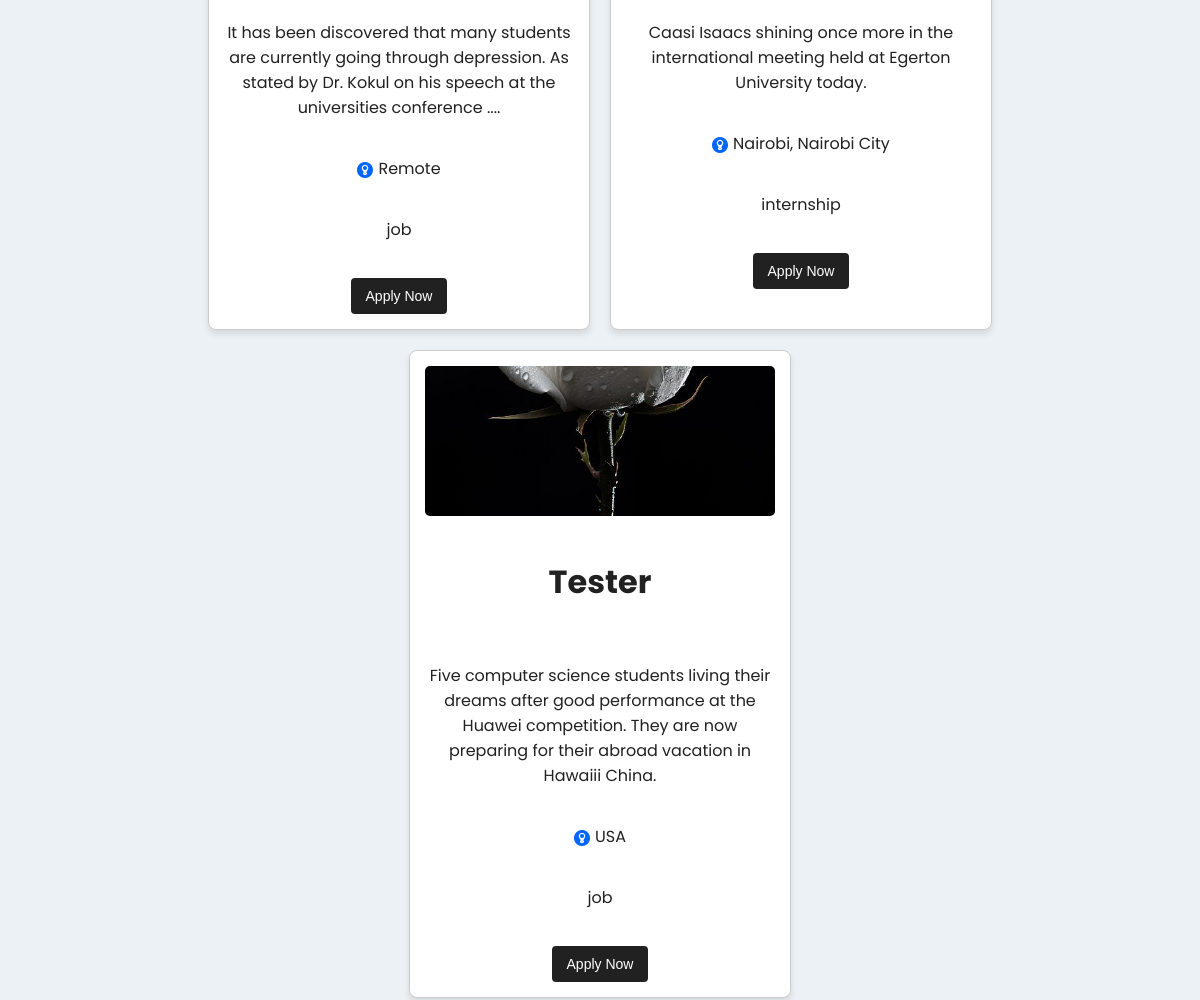
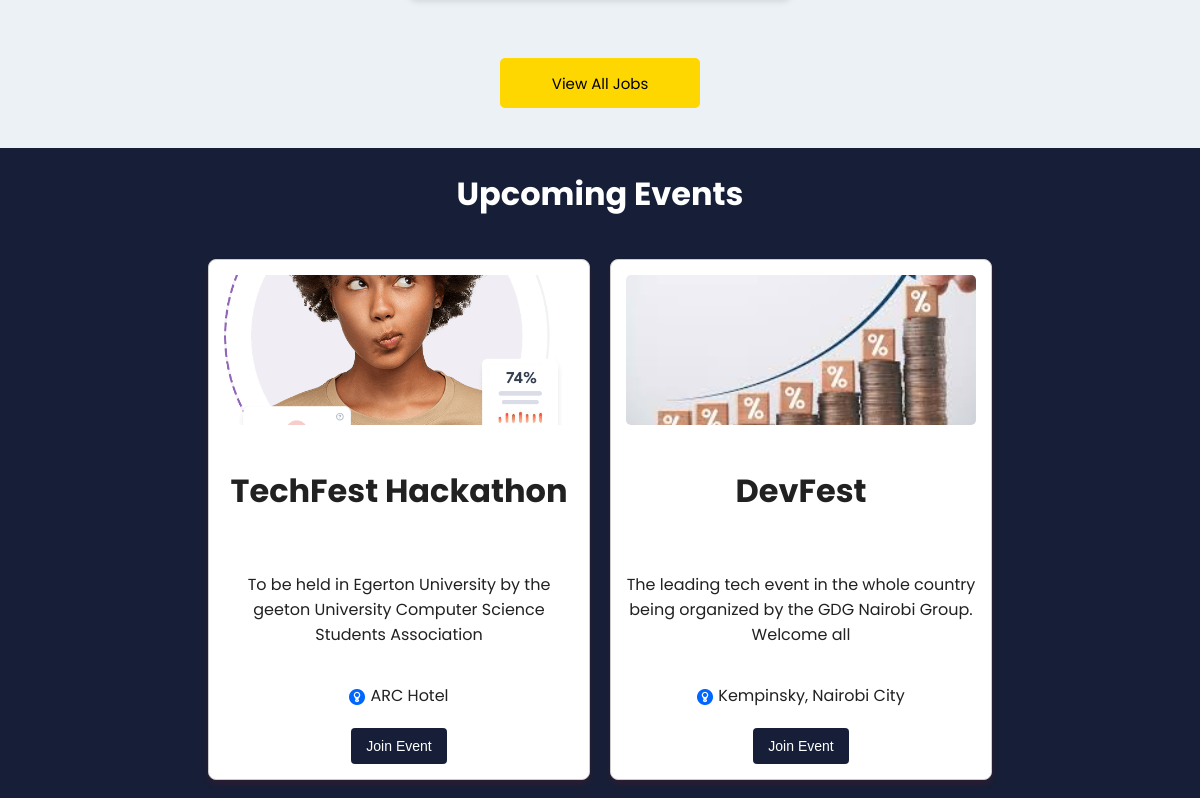
Before: / (middle part) with the older database file (2 pictures, top to bottom).
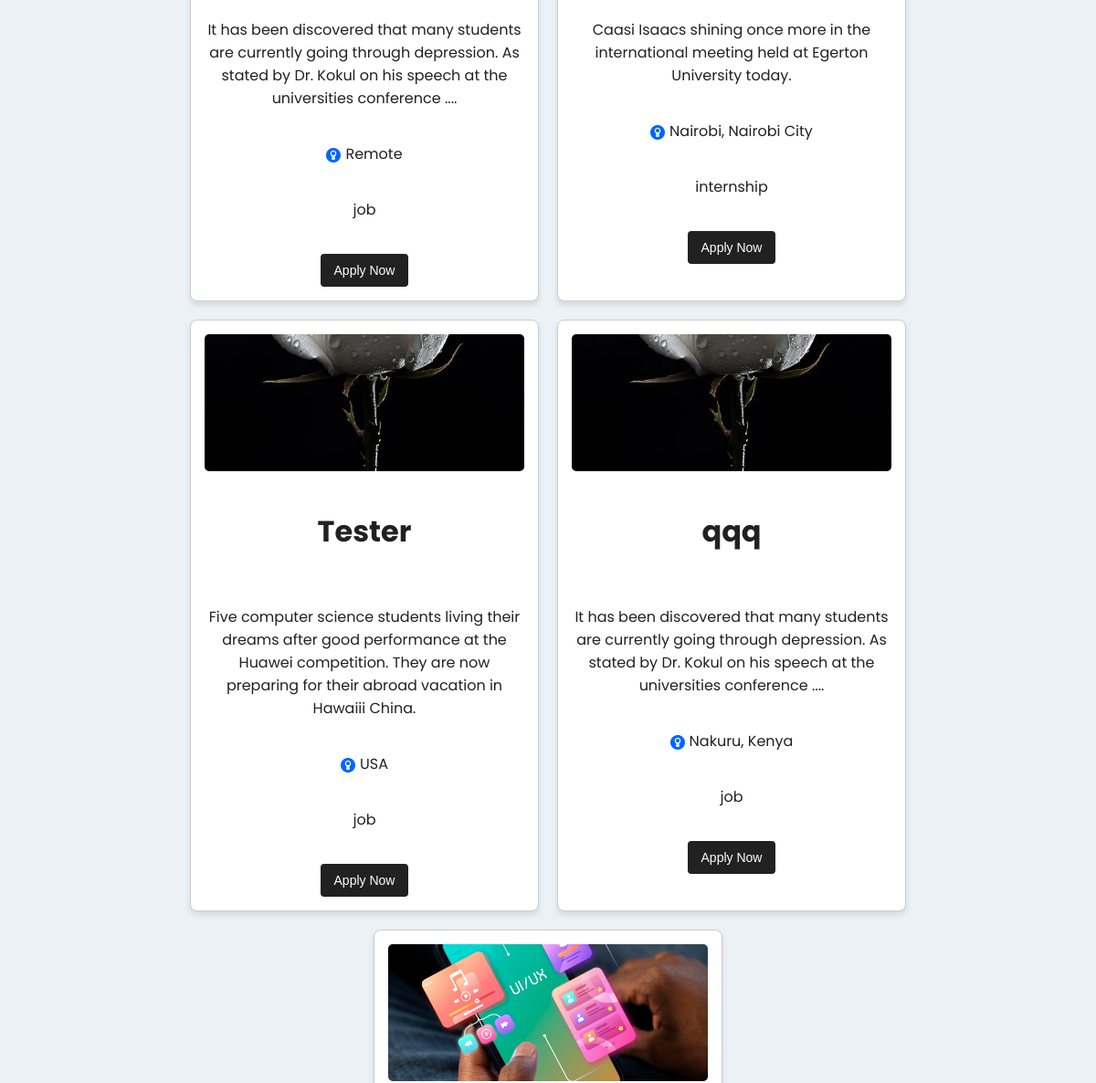
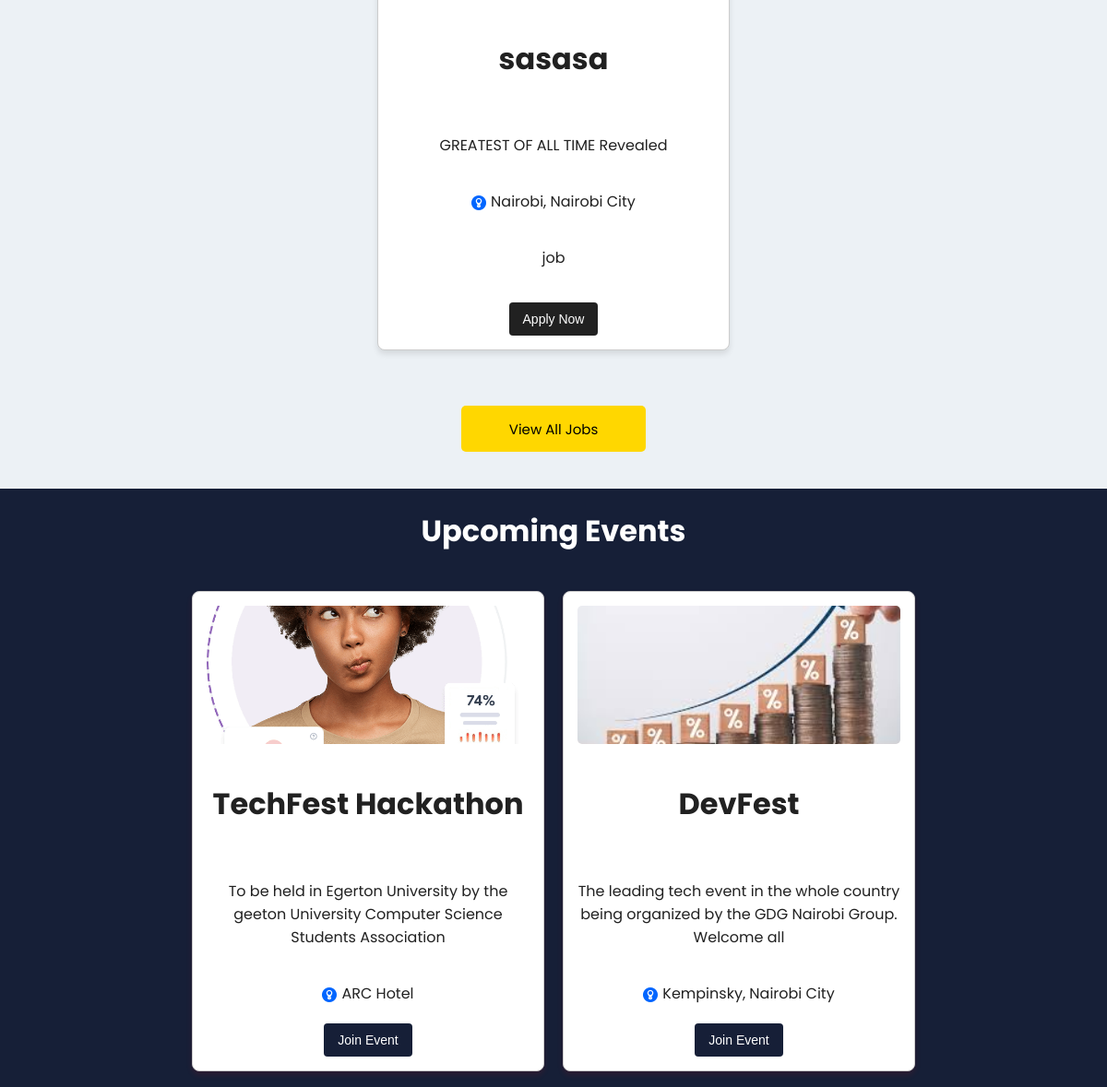
After: the same page with the newer database file (2 pictures, top to bottom).
### website/models.py (models this page shows)
class Jobs(db.Model):
    id = db.Column(db.Integer, primary_key = True)
    title = db.Column(db.String(100) , nullable = False)
    body = db.Column(db.String(1000) , nullable = False)
    location = db.Column(db.String(50) , nullable = False)
    job_type = db.Column(db.String(100) , nullable = False)
    link = db.Column(db.String(100) , nullable = False)
    image = db.Column(db.String(1000) , nullable = False)

class Events(db.Model):
    id = db.Column(db.Integer, primary_key = True)
    title = db.Column(db.String(100) , nullable = False)
    body = db.Column(db.String(1000) , nullable = False)
    location = db.Column(db.String(50) , nullable = False)
    link = db.Column(db.String(100) , nullable = False)
    image = db.Column(db.String(1000) , nullable = False)

### website/views.py (the view)
@views.route('/', methods = ['POST' , 'GET'])
def home():
    jobs = Jobs.query.all()
    events = Events.query.all()
    return render_template('home.html' , jobs = jobs, events = events)

### website/templates/home.html (shortened to what this page needs)
{% extends 'base.html' %} {% block title %} Home {% endblock %} {% block body %}
<div style="background-color: #ECF1F5; color: #212121;">
<div class="jobs">
  {% for job in jobs %}
    <div class="recent-jobs">
      <img src="{{ job.image }}" alt="an image here" />
      <h1>{{ job.title }}</h1>
      <p>{{ job.body }}</p>
      <section>
        <img src="../static/images/location.png" alt="" />{{ job.location }}
      </section>
      <p>{{ job.job_type }}</p>
      <a href="https://{{job.link}}"> <button>Apply Now</button> </a>
    </div>
{% endfor %}
</div>
<div class="view-all-jobs">
  <a href="/jobs"><button > View All Jobs </button></a>
</div>
</div>
<div style="background-color: #161F37; color: #ffffff;">
  <h1 style="text-align: center;" > Upcoming Events </h1>
<div class="events">
  {% for event in events %}
    <div class="recent-events">
      <img src="{{event.image }}" alt="an image here" />
      <h1>{{event.title }}</h1>
      <p>{{event.body }}</p>
      <section>
        <img src="../static/images/location.png" alt="" />{{event.location }}
      </section>
      <a href="https://{{event.link}}"> <button> Join Event </button> </a>
    </div>
{% endfor %}
</div>
</div>
{% endblock %}

### website/templates/base.html (shortened to what this page needs)
<!DOCTYPE html>
<html lang="en">
<head>
    <link rel="stylesheet" href="{{url_for('static',filename='src/input.css')}}">
</head>
<body class="text-center font-bold">
    {% block body %}
    {% endblock body %}
</body>
</html>

### website/static/src/input.css (style rules this page uses)
body { position: relative; color: #ffffff; box-sizing: border-box; font-family: 'Poppins', sans-serif; background-color: #212121; margin: 0; display: flex; flex-direction: column; min-height: 100vh; }
a { text-decoration: none; color: inherit; }
.jobs { background-color: #ECF1F5; color: #212121; padding: 20px; display: flex; flex-wrap: wrap; gap: 20px; justify-content: center; }
.recent-jobs { background-color: #ffffff; width: 350px; border: 1px solid #ccc; border-radius: 8px; padding: 15px; display: flex; flex-direction: column; align-items: center; text-align: center; gap: 20px; box-shadow: 0 4px 6px rgba(0, 0, 0, 0.1); transition: transform 0.5s ease-in-out; cursor: pointer; }
.recent-jobs img { width: 100%; height: auto; max-height: 150px; object-fit: cover; border-radius: 5px; }
.recent-jobs section img { width: 16px; height: 16px; margin-right: 5px; vertical-align: middle; }
.recent-jobs button { background-color: #212121; color: #ffffff; border: none; border-radius: 4px; padding: 10px 15px; cursor: pointer; font-size: 14px; transition: background-color 0.3s ease; }
.view-all-jobs { display: flex; justify-content: center; margin: 40px; }
.view-all-jobs button { width: 200px; height: 50px; background-color: #FFD700; font-family: 'Poppins' , sans-serif; border: none; font-size: 15px; border-radius: 5px; cursor: pointer; }
.events { background-color: #161F37; color: #212121; padding: 20px; display: flex; flex-wrap: wrap; gap: 20px; justify-content: center; }
.recent-events { background-color: #ffffff; width: 350px; border: 1px solid #ccc; border-radius: 8px; padding: 15px; display: flex; flex-direction: column; align-items: center; text-align: center; gap: 20px; box-shadow: 0 4px 6px rgba(248, 5, 5, 0.1); transition: transform 0.5s ease-in-out; cursor: pointer; }
.recent-events img { width: 100%; height: auto; max-height: 150px; object-fit: cover; border-radius: 5px; }
.recent-events section img { width: 16px; height: 16px; margin-right: 5px; vertical-align: middle; }
.recent-events button { background-color: #161F37; color: #ffffff; border: none; border-radius: 4px; padding: 10px 15px; cursor: pointer; font-size: 14px; transition: background-color 0.3s ease; }

Changed rows visible on the page:
added Jobs: image (picture), title "qqq", body "It has been discovered that many students are currently going through depression. As stated by Dr. Kokul on his speech at the universities conference ....", location "Nakuru, Kenya", job_type "job"
added Jobs: image (picture), title "sasasa", body "GREATEST OF ALL TIME Revealed", location "Nairobi, Nairobi City", job_type "job"
